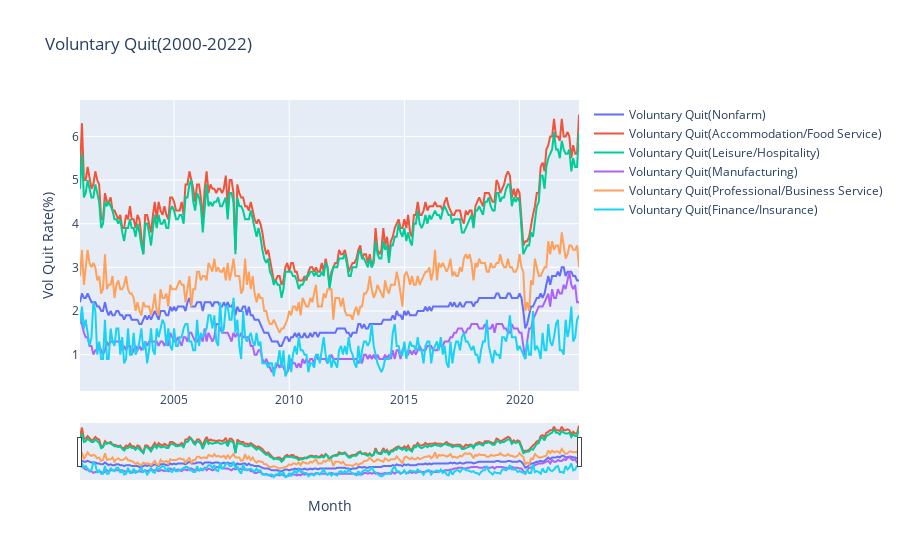

Notebook code for this chart:
### Code cell
fig2 = go.Figure()

fig2.add_trace(go.Line(x=b_index[0], y=b[0], name='Voluntary Quit(Nonfarm)'))
fig2.add_trace(go.Line(x=b_index[0], y=b2[0], name='Voluntary Quit(Accommodation/Food Service)'))
fig2.add_trace(go.Line(x=b_index[0], y=b3[0], name='Voluntary Quit(Leisure/Hospitality)'))
fig2.add_trace(go.Line(x=b_index[0], y=b4[0], name='Voluntary Quit(Manufacturing)'))
fig2.add_trace(go.Line(x=b_index[0], y=b5[0], name='Voluntary Quit(Professional/Business Service)'))
fig2.add_trace(go.Line(x=b_index[0], y=b6[0], name='Voluntary Quit(Finance/Insurance)'))

fig2.update_layout(title_text = 'Voluntary Quit(2000-2022)', xaxis_title='Month', yaxis_title='Vol Quit Rate(%)',
                  xaxis=dict(rangeslider=dict(visible=True)))

fig2.show()

### Figure 1 — Plotly figure (JSON) as saved in the notebook; plotly's stock layout.template omitted (floating-point values rounded to 4 significant figures; data arrays with more than 128 entries replaced by an {"elided": "..."} marker saying what was removed)
{"data": [{"name": "Voluntary Quit(Nonfarm)", "type": "scatter", "x": {"elided": "261 str values"}, "y": {"elided": "261 float values"}}, {"name": "Voluntary Quit(Accommodation/Food Service)", "type": "scatter", "x": {"elided": "261 str values"}, "y": {"elided": "261 float values"}}, {"name": "Voluntary Quit(Leisure/Hospitality)", "type": "scatter", "x": {"elided": "261 str values"}, "y": {"elided": "261 float values"}}, {"name": "Voluntary Quit(Manufacturing)", "type": "scatter", "x": {"elided": "261 str values"}, "y": {"elided": "261 float values"}}, {"name": "Voluntary Quit(Professional/Business Service)", "type": "scatter", "x": {"elided": "261 str values"}, "y": {"elided": "261 float values"}}, {"name": "Voluntary Quit(Finance/Insurance)", "type": "scatter", "x": {"elided": "261 str values"}, "y": {"elided": "261 float values"}}], "layout": {"title": {"text": "Voluntary Quit(2000-2022)"}, "xaxis": {"rangeslider": {"visible": true}, "title": {"text": "Month"}}, "yaxis": {"title": {"text": "Vol Quit Rate(%)"}}}}
